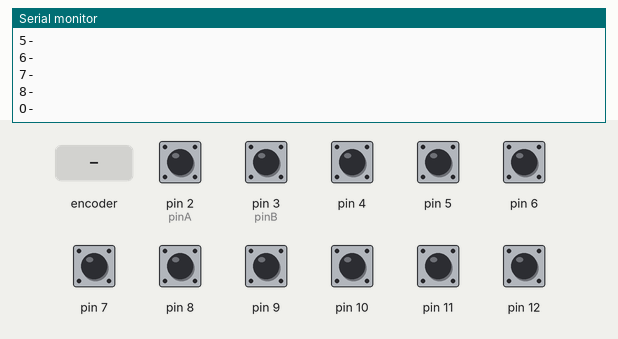
Bench run of a sketch on a simulated Arduino Uno, built with avr-gcc and run on an emulated ATmega328P. On the bench: the last lines printed to the serial monitor. Inputs (shaded band) come from the test bench; at power-on: pin 2 (pinA), pin 3 (pinB), pin 4–12 HIGH.

Above: at 1.2 s.
1.3 s: rotary encoder on pin 2 (pinA) / pin 3 (pinB) turned 1 step (first pin leading)
At 2.4 s:
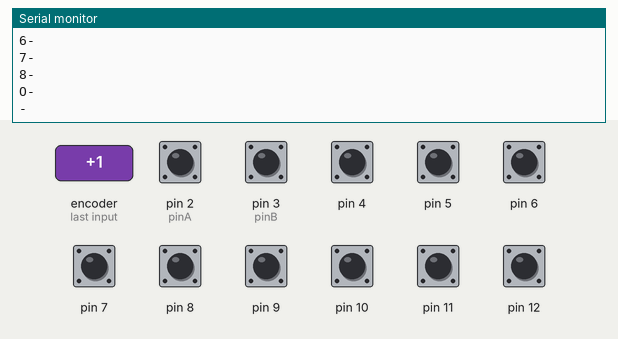
3.0 s: pin 4 pulled LOW for 0.15 s
At 4.2 s:
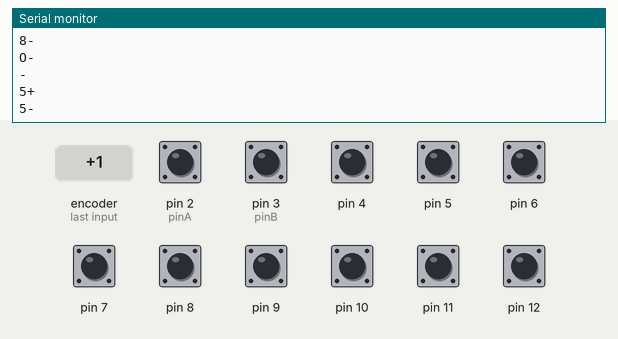
4.6 s: pin 5 pulled LOW for 0.15 s
At 5.4 s:
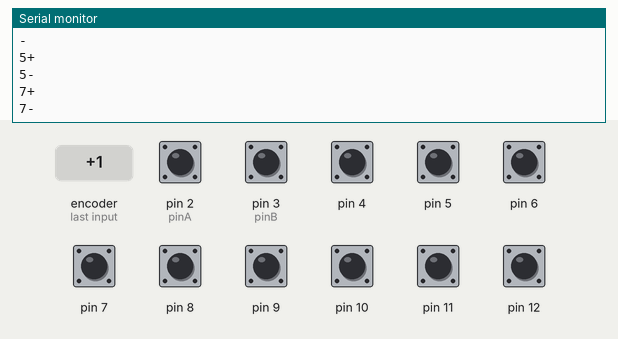
6.2 s: pin 6 pulled LOW for 0.15 s
At 6.7 s:
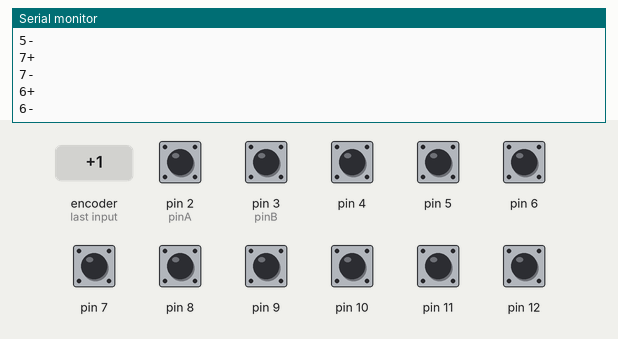
7.8 s: pin 7 pulled LOW for 0.15 s
At 9.1 s:
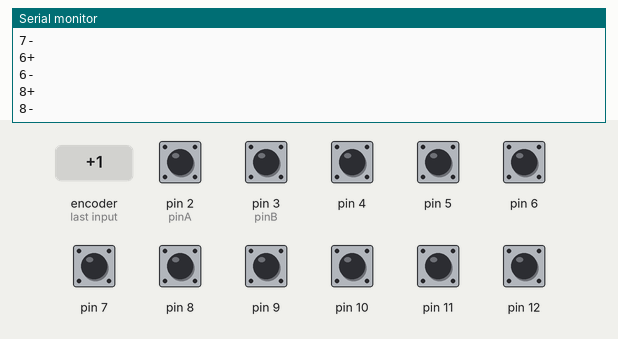
9.4 s: pin 8 pulled LOW for 0.15 s
At 10.3 s:
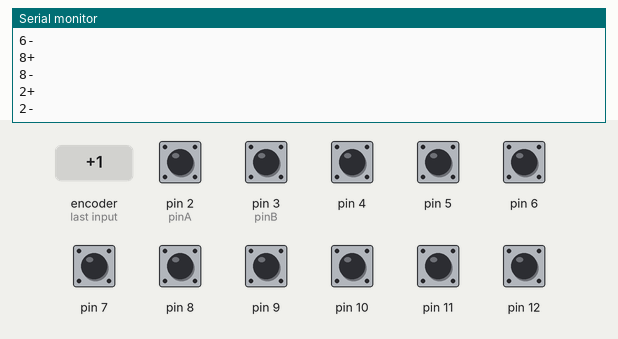
Timing chart, 0 to 12.0 s (numbered marks = the images above; inputs shaded):
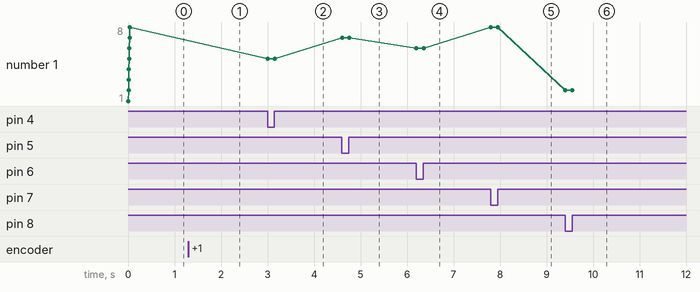

Measured:
- after the input at 1.3 s, the serial monitor: prints a new line after 0.08 s (image 1)
- after the input at 3.0 s, the serial monitor: prints a new line at once (image 2)
- after the input at 4.6 s, the serial monitor: prints a new line at once (image 3)
- after the input at 6.2 s, the serial monitor: prints a new line at once (image 4)
- after the input at 7.8 s, the serial monitor: prints a new line at once (image 5)
- after the input at 9.4 s, the serial monitor: prints a new line at once (image 6)
- plotted number 1: 5 → 7 after the input at 4.6 s, 7 → 6 after the input at 6.2 s, 6 → 8 after the input at 7.8 s, 8 → 2 after the input at 9.4 s

The sketch:

control.ino
```cpp
#include "Bun.h"

#define DELAY 10
#define pinA 2
#define pinB 3

volatile byte aFlag = 0; // let's us know when we're expecting a rising edge on pinA to signal that the encoder has arrived at a detent
volatile byte bFlag = 0; // let's us know when we're expecting a rising edge on pinB to signal that the encoder has arrived at a detent (opposite direction to when aFlag is set)
int encoderPos = 0; //this variable stores our current value of encoder position. Change to int or uin16_t instead of byte if you want to record a larger range than 0-255
int oldEncPos = 0; //stores the last encoder position value so we can compare to the current reading and see if it has changed (so we know when to print to the serial monitor)
volatile byte reading = 0; //somewhere to store the direct values we read from our interrupt pins before checking to see if we have moved a whole detent

Bun _buttonOne(10, DELAY);
Bun _buttonTwo(8, DELAY);
Bun _buttonThree(9, DELAY);
Bun _buttonFour(11, DELAY);

Bun _buttonFive(4, DELAY);
Bun _buttonSix(6, DELAY);
Bun _buttonSeven(5, DELAY);
Bun _buttonEight(7, DELAY);
Bun _buttonPot(12, DELAY);

void setup()
{
  Serial.begin(9600);
  Serial.println("start");

  pinMode(pinA, INPUT_PULLUP); // set pinA as an input, pulled HIGH to the logic voltage (5V or 3.3V for most cases)
  pinMode(pinB, INPUT_PULLUP); // set pinB as an input, pulled HIGH to the logic voltage (5V or 3.3V for most cases)
  // https://www.instructables.com/id/Improved-Arduino-Rotary-Encoder-Reading/
  attachInterrupt(0,PinA,RISING); // set an interrupt on PinA, looking for a rising edge signal and executing the "PinA" Interrupt Service Routine (below)
  attachInterrupt(1,PinB,RISING); // set an interrupt on PinB, looking for a rising edge signal and executing the "PinB" Interrupt Service Routine (below)
}

void PinA()
{
  cli(); //stop interrupts happening before we read pin values
  reading = PIND & 0xC; // read all eight pin values then strip away all but pinA and pinB's values
  if(reading == B00001100 && aFlag)
  {
    //check that we have both pins at detent (HIGH) and that we are expecting detent on this pin's rising edge
    encoderPos --; //decrement the encoder's position count
    bFlag = 0; //reset flags for the next turn
    aFlag = 0; //reset flags for the next turn
  }
  else if (reading == B00000100) bFlag = 1; //signal that we're expecting pinB to signal the transition to detent from free rotation
  sei(); //restart interrupts
}

void PinB()
{
  cli(); //stop interrupts happening before we read pin values
  reading = PIND & 0xC; //read all eight pin values then strip away all but pinA and pinB's values
  if (reading == B00001100 && bFlag)
  {
    //check that we have both pins at detent (HIGH) and that we are expecting detent on this pin's rising edge
    encoderPos ++; //increment the encoder's position count
    bFlag = 0; //reset flags for the next turn
    aFlag = 0; //reset flags for the next turn
  }
  else if (reading == B00001000) aFlag = 1; //signal that we're expecting pinA to signal the transition to detent from free rotation
  sei(); //restart interrupts
}

void loop()
{
  if (oldEncPos != encoderPos)
  {
    if (oldEncPos < encoderPos)
    {
      Serial.println("-");
    }
    else
    {
      Serial.println("+");
    }
     oldEncPos = encoderPos;
  }

  if (_buttonOne.onPressed()) { Serial.println("1+"); }
  else if (_buttonOne.onReleased()) { Serial.println("1-"); }

  else if (_buttonTwo.onPressed()) { Serial.println("2+"); }
  else if (_buttonTwo.onReleased()) { Serial.println("2-"); }

  else if (_buttonThree.onPressed()) { Serial.println("3+"); }
  else if (_buttonThree.onReleased()) { Serial.println("3-"); }

  else if (_buttonFour.onPressed()) { Serial.println("4+"); }
  else if (_buttonFour.onReleased()) { Serial.println("4-"); }

  else if (_buttonFive.onPressed()) { Serial.println("5+"); }
  else if (_buttonFive.onReleased()) { Serial.println("5-"); }

  else if (_buttonSix.onPressed()) { Serial.println("6+"); }
  else if (_buttonSix.onReleased()) { Serial.println("6-"); }

  else if (_buttonSeven.onPressed()) { Serial.println("7+"); }
  else if (_buttonSeven.onReleased()) { Serial.println("7-"); }

  else if (_buttonEight.onPressed()) { Serial.println("8+"); }
  else if (_buttonEight.onReleased()) { Serial.println("8-"); }

  else if (_buttonPot.onPressed()) { Serial.println("O+"); }
  else if (_buttonPot.onReleased()) { Serial.println("O-"); }
}
```
